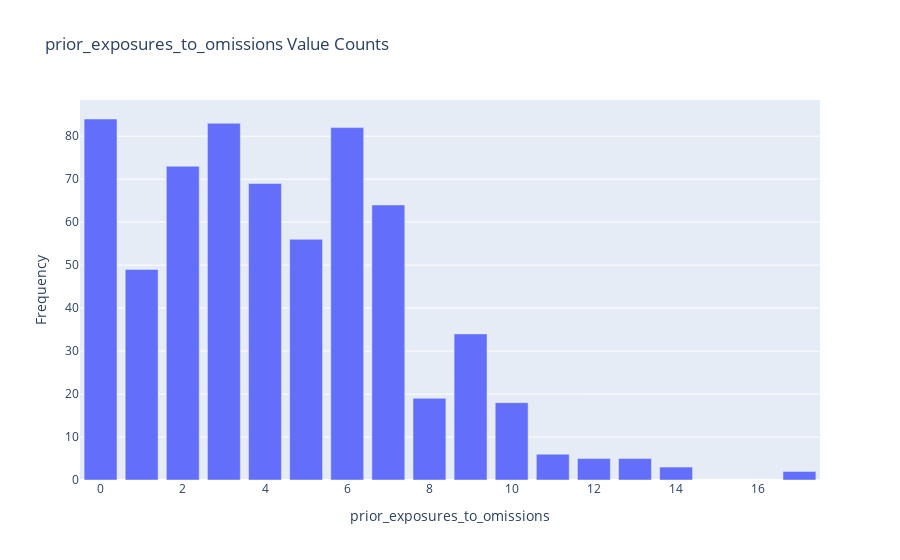

The notebook cell this image was saved under:
### Markdown cell above
<!-- <img src='prior exposures to imageset.png'> -->

### Code cell
# prior_exposures_to_omissions

df = experiment_df.copy()

if isinstance(df, (pd.DatetimeIndex, pd.MultiIndex)):
	df = df.to_frame(index=False)

# remove any pre-existing indices for ease of use in the D-Tale code, but this is not required
df = df.reset_index().drop('index', axis=1, errors='ignore')
df.columns = [str(c) for c in df.columns]  # update columns to strings in case they are numbers

s = df[~pd.isnull(df['prior_exposures_to_omissions'])]['prior_exposures_to_omissions']
chart = pd.value_counts(s).to_frame(name='data')
chart.index.name = 'labels'
chart = chart.reset_index().sort_values(['data', 'labels'], ascending=[False, True])
chart = chart[:10000]
charts = [go.Bar(x=chart['labels'].values, y=chart['data'].values, name='Frequency')]
figure = go.Figure(data=charts, layout=go.Layout({
    'barmode': 'group',
    'legend': {'orientation': 'h'},
    'title': {'text': 'prior_exposures_to_omissions Value Counts'},
    'xaxis': {'title': {'text': 'prior_exposures_to_omissions'}},
    'yaxis': {'title': {'text': 'Frequency'}}
}))

for chart in charts:
    chart.pop('id', None) # for some reason iplot does not like 'id'
iplot(figure)

### Figure 1 — Plotly figure (JSON) as saved in the notebook; plotly's stock layout.template omitted (floating-point values rounded to 4 significant figures)
{"data": [{"name": "Frequency", "type": "bar", "x": [0, 3, 6, 2, 4, 7, 5, 1, 9, 8, 10, 11, 12, 13, 14, 17], "y": [84, 83, 82, 73, 69, 64, 56, 49, 34, 19, 18, 6, 5, 5, 3, 2]}], "layout": {"autosize": true, "barmode": "group", "legend": {"orientation": "h"}, "title": {"text": "prior_exposures_to_omissions Value Counts"}, "xaxis": {"autorange": true, "range": [-0.5, 17.5], "title": {"text": "prior_exposures_to_omissions"}, "type": "linear"}, "yaxis": {"autorange": true, "range": [0, 88.42], "title": {"text": "Frequency"}, "type": "linear"}}}
